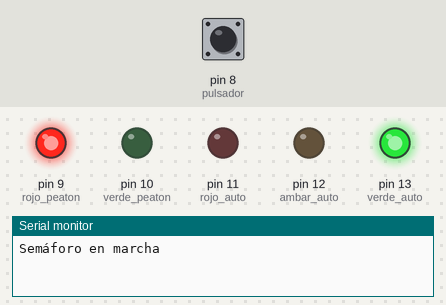
Recording of a sketch running on a simulated Arduino Uno, built with avr-gcc and run on an emulated ATmega328P. On the bench: output pins drawn as LEDs (lit = HIGH), the last lines printed to the serial monitor. Dashed ring = blinking. The test bench sets the inputs (shaded band); at power-on: pin 8 (pulsador) HIGH.

Above: at 1.2 s.
1.3 s: pin 8 (pulsador) pulled LOW for 0.15 s
At 11.3 s:
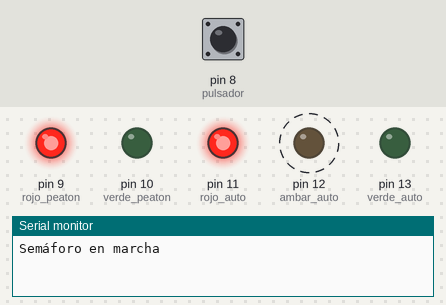
At 13.7 s:
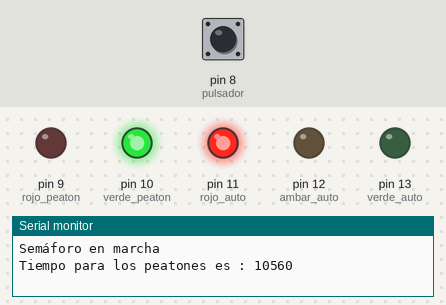
Timing chart, 0 to 25.5 s (numbered marks = the images above; inputs shaded):
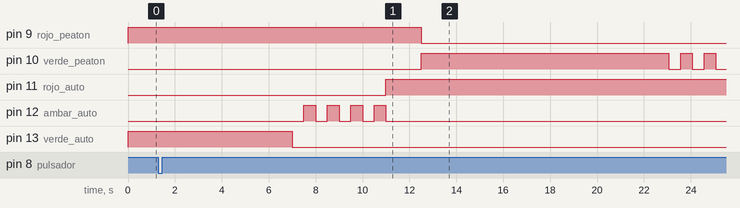

The sketch:

Practica6.SemaforoTemporizador.ino
```cpp
/*
  Fecha 14/02/2018
  Marco Antonio Moreno Cortés

  Programa que controla mediante un botón pulsador un semáforo temporizado
  con un potenciometro, el programa consiste en:

  Que el peatón presiona el botón solicitando el paso, por dicha acción el
  semáforo contara el paso a los automóviles "El semáforo de los automoviles
  cambiara de estado de verde, ambar y quedara en rojo por un tiempo", y dara
  el paso a los peatones "El semáforo de los peatones cambiara de estado de rojo
  pasara al verde y queda en rojo por un tiempo", y con el potenciometro se
  controlara el tiempo de espera para paso a los peatones.

   Lista de componentes

  2  Led Rojo.
  2  Led Verde.
  1  Led Ambar.
  5  Resistencias de 330 ohmios.
  1  Pulsador normalmente abierto.
  1  Potenciómetro de 10K.
  9  Cables.
  1  Placa Arduino Uno.
  1  Placa Protoboard.
  1 Cable de impresora.

*/

/* Definición de constantes y asignación a los pines */

int verde_auto = 13;
int ambar_auto = 12;
int rojo_auto = 11;
int verde_peaton = 10;
int rojo_peaton = 9;
int pulsador = 8;

//Se define el tiempo mínimo que el semáforo verde permanecerá para que los automóviles pasen.
int tiempo_minimo_verde_auto = 7000;


//   FUNCIONES DEL PROGRAMA

// Inicializa semáforo. Verde para automóviles

void semaforo_init(void) {
   // Enciende el led verde para automóviles. Apaga los demás leds
   digitalWrite(verde_auto, HIGH);
   digitalWrite(rojo_auto, LOW);
   digitalWrite(ambar_auto, LOW);

   // Enciende el led rojo para peatones. Apaga los demás leds
   digitalWrite(rojo_peaton, HIGH);
   digitalWrite(verde_peaton, LOW);
}


// Cambia el semáforo de automóviles a rojo
void semaforo_auto_rojo(void) {

   // Apaga el led verde para coches
   digitalWrite(verde_auto,  LOW);

   // Enciende el led ambar para coches y parpadea 3 veces
   for(int i=4; i>0; i--) {
      delay(500);
      digitalWrite(ambar_auto, HIGH);
      delay(500);
      digitalWrite(ambar_auto, LOW);
   }

   // Enciende el led rojo para coches
   digitalWrite(rojo_auto, HIGH);
}

// Espera a que se presione el pulsador

void semaforo_espera_pulsador(void) {
   int presionado;
   long time;

   // Espera a que se presione el pulsador
   // Debe permanecer esperando un tiempo mínimo
   time = millis() + tiempo_minimo_verde_auto;
   presionado = 0;
   while(1) {
      // Se lee el estado del pulsador
      if (digitalRead(pulsador) == LOW)
         presionado = 1;

      // Si ha pasado el tiempo de verde para coches y se ha presionado el pulsador, salir
      if ((millis() > time) && (presionado == 1))
         break;
   }
}


// Espera un tiempo que depende del potenciómetro
void semaforo_delay(void) {
   int tiempo_peatones;

   // Calcula el tiempo de espera, 8 segundos más el tiempo que añada el potenciómetro
   tiempo_peatones = 8000 + 5 * analogRead(A0);
   // Envía por el puerto serie el tiempo de espera
   Serial.print("Tiempo para los peatones es : ");
   Serial.println(tiempo_peatones);
    // Espera
   delay(tiempo_peatones);
}

// Cambia el semáforo de peatones a rojo
void semaforo_peatones_rojo(void) {
 // Parpadea el led verde 3 veces
   for(int i=3; i>0; i--) {
      digitalWrite(verde_peaton, LOW);
      delay(500);
      digitalWrite(verde_peaton, HIGH);
      delay(500);
   }
 // Enciende el led rojo para peatones y apaga el verde
   digitalWrite(verde_peaton, LOW);
   digitalWrite(rojo_peaton, HIGH);
}


// Inicialización del programa y definicion de salidas de arduino.
void setup() {
   pinMode(verde_auto, OUTPUT);
   pinMode(ambar_auto, OUTPUT);
   pinMode(rojo_auto, OUTPUT);
   pinMode(verde_peaton, OUTPUT);
   pinMode(rojo_peaton, OUTPUT);
   // Define las entradas con resistencia de Pull-up
   pinMode(pulsador, INPUT_PULLUP);
   // Inicializa el puerto de comunicaciones
   Serial.begin(9600);
   Serial.println("Semáforo en marcha");
}


// Programa principal que llama a las funciones creadas anteriormente creadas.
void loop() {
    // Inicializa semáforo. Verde para automóviles
   semaforo_init();
   // Espera a que se presione el pulsador
   semaforo_espera_pulsador();
   // Cambia el semáforo de automóviles a rojo
   semaforo_auto_rojo();
   // Espera antes de permitir paso a peatones
   delay(1500);
   // Enciende el led verde para peatones
   digitalWrite(rojo_peaton, LOW);
   digitalWrite(verde_peaton, HIGH);
   // Espera un tiempo que depende del potenciómetro
   semaforo_delay();
   // Cambia el semáforo de peatones a rojo
   semaforo_peatones_rojo();
   // Espera antes de permitir el paso a los automóviles
   delay(2000);
 }
```

Measured:
- after the input at 1.3 s, pin 9 (rojo_peaton): HIGH → LOW after 11.2 s; pin 10 (verde_peaton): LOW → HIGH after 11.2 s, then repeats every 1.0 s: LOW 0.50 s, HIGH 0.50 s
